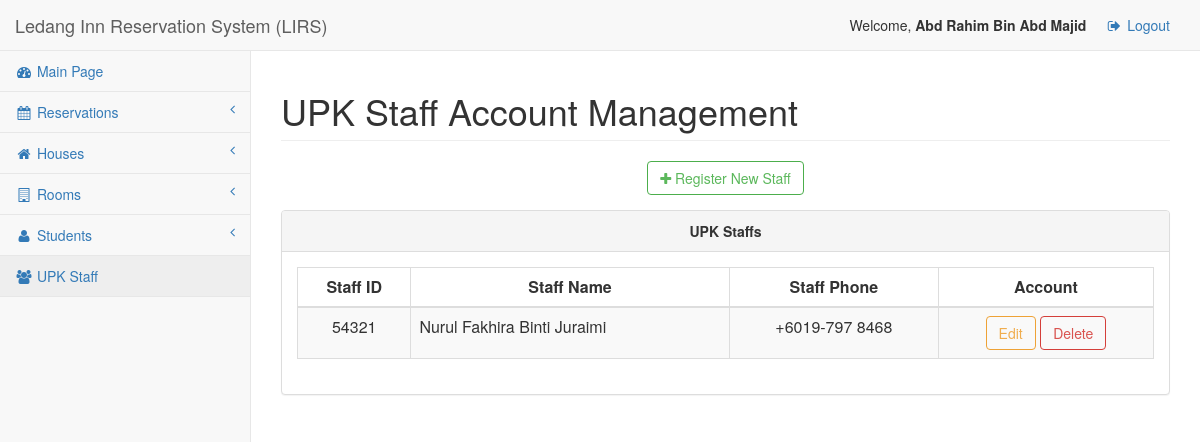
Page /upk.php (signed in) on the committed database.
### tables this page shows
CREATE TABLE `UPK` (
  `U_ID` int(10) NOT NULL,
  `U_NAME` varchar(100) NOT NULL,
  `U_PWD` varchar(50) NOT NULL,
  `U_PHONE` varchar(20) NOT NULL
);

### upk.php (the view, shortened to what this page needs)
<html lang="en">
<head>
    <link href="bower_components/bootstrap/dist/css/bootstrap.min.css" rel="stylesheet">
    <link href="bower_components/metisMenu/dist/metisMenu.min.css" rel="stylesheet">
    <link href="dist/css/sb-admin-2.css" rel="stylesheet">
    <link href="bower_components/font-awesome/css/font-awesome.min.css" rel="stylesheet" type="text/css">
</head>
<body>
    <div id="wrapper">
        <nav class="navbar navbar-default navbar-static-top" role="navigation" style="margin-bottom: 0">
            <div class="navbar-header">
                <a class="navbar-brand" href="index.php">Ledang Inn Reservation System (LIRS)</a>
            </div>
            <ul class="nav navbar-top-links navbar-right">
				<li class="dropdown">
					Welcome, <strong><?php print($_SESSION["NAME"]); ?></strong>
				</li>
                <li class="dropdown">
					<a href="logout.php">
                        <i class="fa fa-sign-out fa-fw"></i> Logout
                    </a>
                </li>
            </ul>
            <div class="navbar-default sidebar" role="navigation">
                <div class="sidebar-nav navbar-collapse">
                    <ul class="nav" id="side-menu">
						<?php
							include('nav.php');
						?>
                    </ul>
                </div>
            </div>
        </nav>
        <div id="page-wrapper">
			<div class="row">
                <div class="col-lg-12">
                    <h1 class="page-header">UPK Staff Account Management</h1>
                </div>
			</div>
			<?php
				if(isset($_GET['EDIT']))
				{
					$EDIT_ID	= $_GET['EDIT'];
					$sql = "SELECT * FROM UPK WHERE U_ID = '$EDIT_ID'";
					$result = mysql_query($sql) or die("SQL select statement failed");
					$row = mysql_fetch_array($result);
					$U_ID		= $row["U_ID"];
					$U_NAME		= $row["U_NAME"];
					$U_PHONE	= $row["U_PHONE"];
			?>
			<div class="row">
                <div class="col-lg-12">
					<div class="panel panel-default">
						<div class="panel-heading">
							<center><b>Account Amendment</b></center>
						</div>
						<div class="panel-body">
							<form id="edit_upk" action ="upk.php" method ="POST">
								<input type="hidden" name="ID2" value="<?php echo $U_ID; ?>">
								<input type="hidden" name="EDIT" value="YES">
								<div class="form-group">
									<label>Staff ID</label>
									<input class="form-control" type="text" maxlength="10" name="U_ID" value="<?php echo $U_ID; ?>">
								</div>
								<div class="form-group">
									<label>Staff Name</label>
									<input class="form-control" type="text" maxlength="100" name="U_NAME" value="<?php echo $U_NAME; ?>">
								</div>
								<div class="form-group">
									<label>Password</label>
									<input class="form-control" type="password" maxlength="50" name="U_PWD1" value="<?php echo hash('sha256', "my_old_password"); ?>">
								</div>
								<div class="form-group">
									<label>Please Re-type Password</label>
									<input class="form-control" type="password" maxlength="50" name="U_PWD2" value="<?php echo hash('sha256', "my_old_password"); ?>">
								</div>
								<div class="form-group">
									<label>Staff Phone Number</label>
									<input class="form-control" type="text" maxlength="100" name="U_PHONE" value="<?php echo $U_PHONE; ?>">
								</div>
								<div class="form-group" align="center">
									<button class="btn btn-outline btn-success" type="submit" form="edit_upk" value="Submit">Submit</button>
									<button type="reset" class="btn btn-outline btn-warning"form="edit_upk" value="Reset">Reset</button>
									<a href="upk.php"><button type="button" class="btn btn-outline btn-danger" >Cancel</button></a>
								</div>
							</form>
						</div>
					</div>
                </div>
			</div>
			<?php
				}
				else
				{
			?>
            <div class="row">
				<div class="col-lg-12">
					<div class="form-group"  align="center">
						<span class="input-group-btn">
							<a href="upk.php?ADD=1"><button type="button" class="btn btn-outline btn-success" ><i class="fa fa-plus"></i> Register New Staff</button></a>
						</span>
					</div>
				</div>
				<div class="col-lg-12">
					<div class="panel panel-default">
                        <div class="panel-heading">
                            <center><b>UPK Staffs</b></center>
                        </div>
                        <div class="panel-body">
							<div class="table-responsive">
								<table class="table table-striped table-bordered table-hover">
								<thead>
									<tr>
										<td align="center"><b>Staff ID</b></td>
										<td align="center"><b>Staff Name</b></td>
										<td align="center"><b>Staff Phone</b></td>
										<td align="center"><b>Account</b></td>
								</thead>
								<tbody>
								<?php
									$sql = "SELECT * FROM UPK WHERE U_ID != 12345 ORDER BY U_NAME";
									$result = mysql_query($sql) or die("SQL select statement failed");
									while ($row = mysql_fetch_array($result))
									{
										$U_ID		= $row["U_ID"];
										$U_NAMA		= $row["U_NAME"];
										$U_PHONE	= $row["U_PHONE"];
										echo "<tr>";
										echo "<td align=center>$U_ID</td><td>$U_NAMA</td><td align=center>$U_PHONE</td><td align=center><a href='upk.php?EDIT=$U_ID'><button class='btn btn-outline btn-warning' type='button' value='Edit'>Edit</button></a> <button class='btn btn-outline btn-danger' type='button' value='Delete' onClick='confirmDel(\"$U_ID\")'>Delete</button></td>";
										echo "</tr>";
									}
								?>
								</tbody>
								</table>
							</div>
						</div>
                    </div>
                </div>
            </div>
			<?php
				}
			?>
		</div>
    </div>
</body>
</html>

### rows in the picture
upk: U_ID "54321", U_NAME "Nurul Fakhira Binti Juraimi", U_PHONE "+6019-797 8468"

### other values in the picture
$_SESSION["NAME"] "Abd Rahim Bin Abd Majid"
